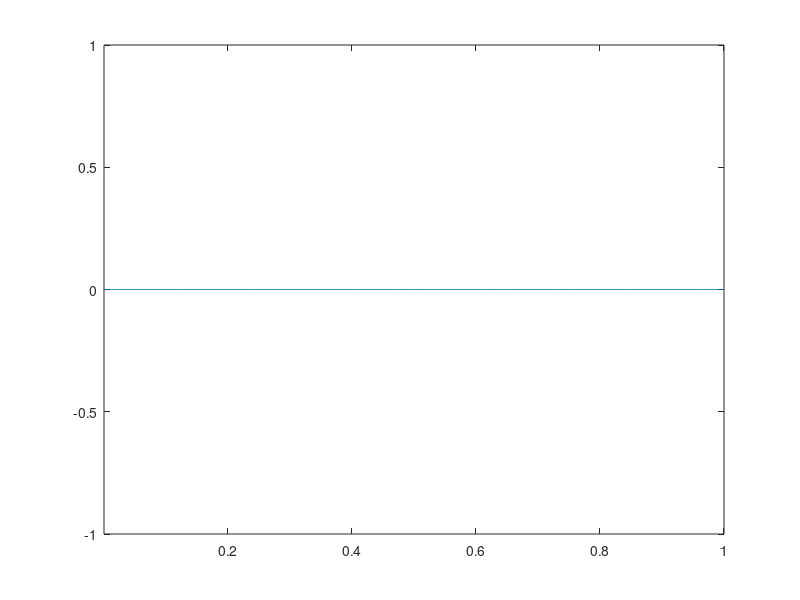

This figure's MATLAB source:
%%%%%%% Bad code but able to re-create fig 3.1, need to manually 
%adjust L, ni and Negmi

clc; clear all; 

N = 6;
ni=0;
NegMi = 0;
L=0;
i=1;
    
    for Omega = 0:0.001:1
        i=i+1;
        Storage(i,1) = Omega;
        E = L.*(1-Omega) + 2.*(NegMi+ni);
        Storage(i,2) = E;
    end
    
plot(Storage(:,1),Storage(:,2))
xlim([0.001 1])
hold on;